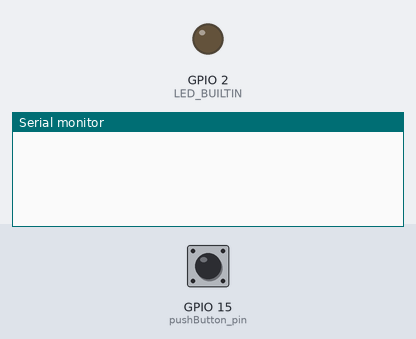
A sketch run on a simulated ESP32. Parts: output pins drawn as LEDs (lit = HIGH), the last lines printed to the serial monitor. The inputs (shaded band) are chosen by the test bench; at power-on: GPIO 15 (pushButton_pin) HIGH.

Above: at 1.2 s.
1.3 s: GPIO 15 (pushButton_pin) pulled LOW for 0.15 s
At 2.5 s:
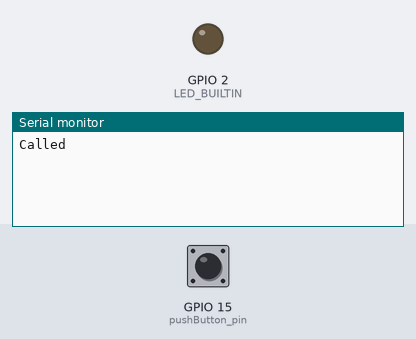
2.9 s: GPIO 15 (pushButton_pin) pulsed LOW 2 times (0.12 s each, 0.3 s apart)
At 3.7 s:
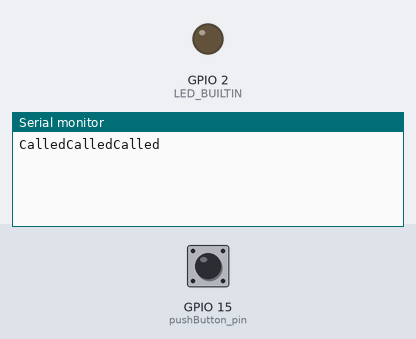

The sketch:

ledtoggleusingpushbutton.ino
```cpp
#define pushButton_pin   15
#define LED_BUILTIN  2

void IRAM_ATTR toggleLED()
{
  //digitalWrite(LED_BUILTIN, !digitalRead(LED_BUILTIN));
  Serial.print("Called");
}

void setup()
{
  Serial.begin(9600);
  pinMode(LED_BUILTIN, OUTPUT);
  pinMode(pushButton_pin, INPUT_PULLUP);
  attachInterrupt(pushButton_pin, toggleLED, FALLING);
}

void loop()
{
}
```

Measured:
- after the input at 1.3 s, the serial monitor: prints a new line at once (image 1)
- after the input at 2.9 s, the serial monitor: prints a new line at once (image 2)
